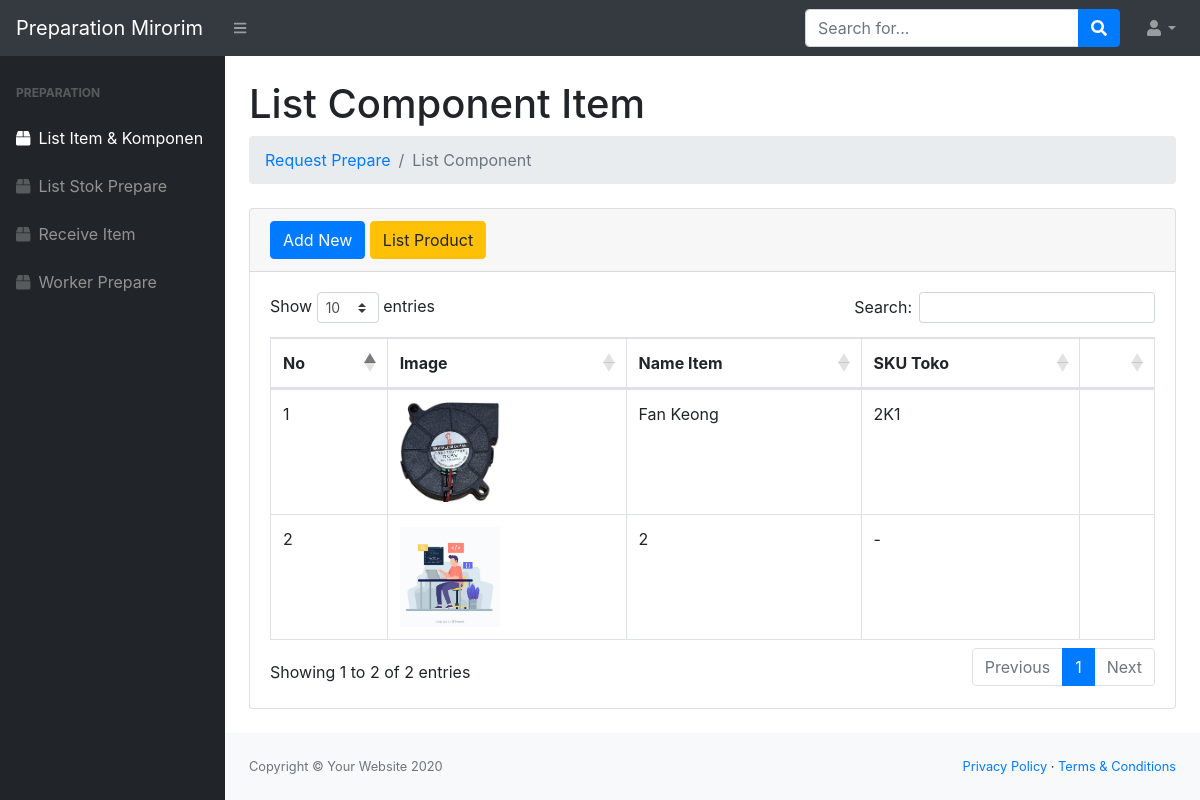
Page /preparation/index.php?url=komponen on the committed database.
### tables this page shows
CREATE TABLE `toko_id` (
  `id_toko` int(11) NOT NULL,
  `sku_toko` varchar(200) NOT NULL DEFAULT '-',
  `id_product` int(11) NOT NULL,
  `quantity_toko` int(11) NOT NULL
);

CREATE TABLE `product_id` (
  `id_product` int(11) NOT NULL,
  `image` mediumtext NOT NULL,
  `nama` varchar(200) NOT NULL,
  `jenis` varchar(200) NOT NULL
);

### preparation/komponen.php (the view, shortened to what this page needs)
<div class="container-fluid">
    <h1 class="mt-4">List Component Item</h1>
    <ol class="breadcrumb mb-4">
        <li class="breadcrumb-item"><a href="index.php?url=reqpre">Request Prepare</a></li>
        <li class="breadcrumb-item active">List Component</li>
    </ol>
    <div class="card mb-4">
        <div class="card-header">
            <a href="?url=additem" class="btn btn-primary" type="button">Add New</a>
            <a href="?url=product" class="btn btn-warning" type="button">List Product</a>
        </div>
        <div class="card-body">
            <div class="table-responsive">
                <table class="table table-hover table-bordered" id="dataTable" width="100%" cellspacing="0">
                    <thead>
                        <tr>
                            <th>No</th>
                            <th>Image</th>
                            <th>Name Item</th>
                            <th>SKU Toko</th>
                            <th></th>
                        </tr>
                    </thead>
                    <tbody>
                        <?php
                        $ambildata = mysqli_query($conn, "SELECT * FROM toko_id, product_id WHERE toko_id.id_product=product_id.id_product AND jenis<>'Mentah'");
                        $i = 1;
                        while ($data = mysqli_fetch_array($ambildata)) {
                            $gambar = $data['image'];
                            if($gambar==null){
                                $img = '<img src="../assets/img/noimageavailable.png" class="zoomable">';
                            } else {
                                $img ='<img src="../assets/img/'.$gambar.'" class="zoomable">';
                            }
                        ?>
                            <tr data-bs-toggle="modal" data-bs-target="#largeModal<?= $data['id_product']; ?>">
                                <td><?= $i++; ?></td>
                                <td><?=$img;?></td>
                                <td><?= $data['nama']; ?></td>
                                <td><?= $data['sku_toko']; ?></td>
                                <td>
                                </td>
                            </tr>
                        <?php
                        }
                        ?>
                    </tbody>
                </table>
            </div>
        </div>
    </div>
</div>

### preparation/index.php (style rules this page uses)
.zoomable { width: 100px; }

### rows in the picture
toko_id: id_product.image (picture), id_product.nama "Fan Keong", sku_toko "2K1"
toko_id: id_product.image (picture), id_product.nama "2", sku_toko "-"
